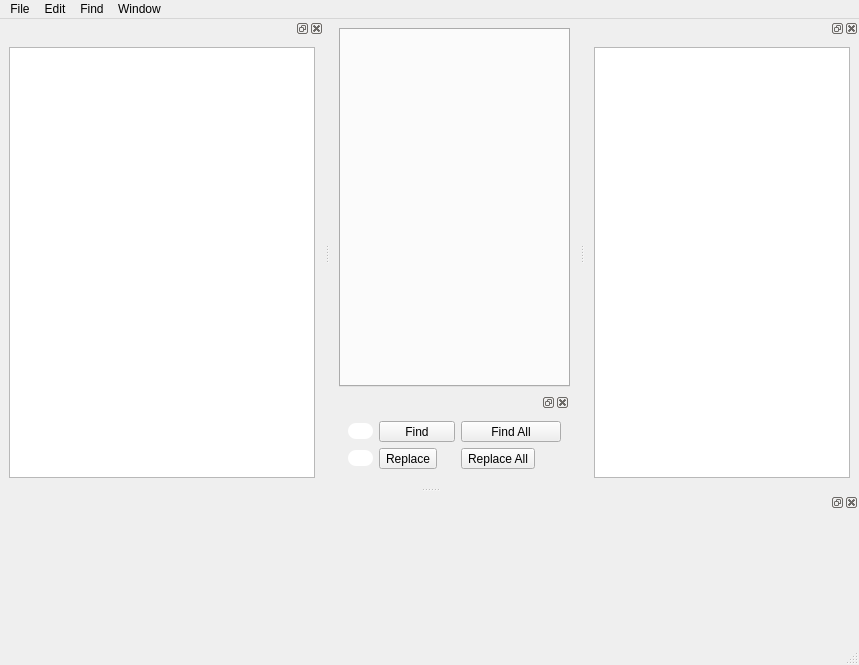
<?xml version="1.0" encoding="UTF-8"?>
<ui version="4.0">
 <class>MainWindow</class>
 <widget class="QMainWindow" name="MainWindow">
  <property name="geometry">
   <rect>
    <x>0</x>
    <y>0</y>
    <width>859</width>
    <height>665</height>
   </rect>
  </property>
  <property name="windowTitle">
   <string>MainWindow</string>
  </property>
  <widget class="QWidget" name="centralwidget">
   <layout class="QGridLayout" name="gridLayout_2">
    <item row="0" column="0">
     <layout class="QVBoxLayout" name="editorLayout">
      <item>
       <widget class="CustomEditorTab" name="editorTabWidget">
        <property name="tabsClosable">
         <bool>true</bool>
        </property>
       </widget>
      </item>
      <item>
       <widget class="QDockWidget" name="findReplaceWidget">
        <property name="sizePolicy">
         <sizepolicy hsizetype="Preferred" vsizetype="Fixed">
          <horstretch>0</horstretch>
          <verstretch>0</verstretch>
         </sizepolicy>
        </property>
        <property name="allowedAreas">
         <set>Qt::BottomDockWidgetArea</set>
        </property>
        <widget class="QWidget" name="findDockWidgetContents">
         <layout class="QGridLayout" name="gridLayout_3">
          <item row="0" column="0">
           <widget class="QLineEdit" name="findValue">
            <property name="styleSheet">
             <string notr="true">border-radius: 8px; color: rgb(0, 0, 0); background-color: rgb(255, 255, 255); </string>
            </property>
           </widget>
          </item>
          <item row="0" column="1">
           <widget class="QToolButton" name="findButton">
            <property name="minimumSize">
             <size>
              <width>76</width>
              <height>0</height>
             </size>
            </property>
            <property name="text">
             <string>Find</string>
            </property>
           </widget>
          </item>
          <item row="0" column="2">
           <widget class="QToolButton" name="findAllButton">
            <property name="minimumSize">
             <size>
              <width>100</width>
              <height>0</height>
             </size>
            </property>
            <property name="text">
             <string>Find All</string>
            </property>
           </widget>
          </item>
          <item row="1" column="0">
           <widget class="QLineEdit" name="replaceValue">
            <property name="styleSheet">
             <string notr="true">border-radius: 8px; color: rgb(0, 0, 0); background-color: rgb(255, 255, 255); </string>
            </property>
           </widget>
          </item>
          <item row="1" column="1">
           <widget class="QToolButton" name="replaceButton">
            <property name="text">
             <string>Replace</string>
            </property>
           </widget>
          </item>
          <item row="1" column="2">
           <widget class="QToolButton" name="replaceAllButton">
            <property name="text">
             <string>Replace All</string>
            </property>
           </widget>
          </item>
         </layout>
        </widget>
       </widget>
      </item>
     </layout>
    </item>
   </layout>
  </widget>
  <widget class="QMenuBar" name="menubar">
   <property name="geometry">
    <rect>
     <x>0</x>
     <y>0</y>
     <width>859</width>
     <height>31</height>
    </rect>
   </property>
   <widget class="QMenu" name="menuFile">
    <property name="title">
     <string>File</string>
    </property>
    <addaction name="actionNew"/>
    <addaction name="actionOpen_File"/>
    <addaction name="actionOpen_Directory"/>
    <addaction name="actionRecent"/>
    <addaction name="separator"/>
    <addaction name="actionSave"/>
    <addaction name="actionSaveAs"/>
    <addaction name="separator"/>
    <addaction name="actionCloseTab"/>
    <addaction name="actionCloseAllTab"/>
    <addaction name="separator"/>
    <addaction name="actionExit"/>
   </widget>
   <widget class="QMenu" name="menuEdit">
    <property name="title">
     <string>Edit</string>
    </property>
    <addaction name="actionCut"/>
    <addaction name="actionCopy"/>
    <addaction name="actionPaste"/>
    <addaction name="actionUndo"/>
    <addaction name="actionRedo"/>
    <addaction name="actionIndent"/>
    <addaction name="actionUnIndent"/>
    <addaction name="actionLineCut"/>
    <addaction name="actionLineCopy"/>
    <addaction name="actionLinePaste"/>
    <addaction name="actionLineTranspose"/>
    <addaction name="actionLineDuplicate"/>
    <addaction name="actionCommentUncomment"/>
    <addaction name="actionLineUp"/>
    <addaction name="actionLineDown"/>
    <addaction name="actionFoldAll"/>
    <addaction name="actionCurrentFold"/>
    <addaction name="actionUnFold"/>
   </widget>
   <widget class="QMenu" name="menuFind">
    <property name="title">
     <string>Find</string>
    </property>
    <addaction name="actionFind"/>
    <addaction name="actionFindAll"/>
    <addaction name="actionReplace"/>
    <addaction name="actionReplaceAll"/>
    <addaction name="actionGotoLine"/>
    <addaction name="actionHighlight"/>
    <addaction name="actionUpperCase"/>
    <addaction name="actionLowerCase"/>
    <addaction name="actionCamelCase"/>
   </widget>
   <widget class="QMenu" name="menuWindow">
    <property name="title">
     <string>Window</string>
    </property>
    <addaction name="actionPythonConsole"/>
   </widget>
   <addaction name="menuFile"/>
   <addaction name="menuEdit"/>
   <addaction name="menuFind"/>
   <addaction name="menuWindow"/>
  </widget>
  <widget class="QStatusBar" name="statusbar"/>
  <widget class="QDockWidget" name="directoryTreeDockWidget">
   <property name="sizePolicy">
    <sizepolicy hsizetype="MinimumExpanding" vsizetype="Preferred">
     <horstretch>0</horstretch>
     <verstretch>0</verstretch>
    </sizepolicy>
   </property>
   <property name="minimumSize">
    <size>
     <width>324</width>
     <height>297</height>
    </size>
   </property>
   <attribute name="dockWidgetArea">
    <number>1</number>
   </attribute>
   <widget class="QWidget" name="directoryDockWidgetContents">
    <layout class="QGridLayout" name="gridLayout">
     <item row="0" column="0">
      <widget class="DirectoryTree" name="directoryTreeView"/>
     </item>
    </layout>
   </widget>
  </widget>
  <widget class="QDockWidget" name="interpreterDockWidget">
   <property name="sizePolicy">
    <sizepolicy hsizetype="Preferred" vsizetype="MinimumExpanding">
     <horstretch>0</horstretch>
     <verstretch>0</verstretch>
    </sizepolicy>
   </property>
   <property name="minimumSize">
    <size>
     <width>105</width>
     <height>150</height>
    </size>
   </property>
   <attribute name="dockWidgetArea">
    <number>8</number>
   </attribute>
   <widget class="QWidget" name="interpreterDockWidgetContents">
    <widget class="EmbedIPython" name="interpreterWidget" native="true">
     <property name="geometry">
      <rect>
       <x>13</x>
       <y>13</y>
       <width>774</width>
       <height>91</height>
      </rect>
     </property>
    </widget>
   </widget>
  </widget>
  <widget class="QDockWidget" name="dockWidget">
   <attribute name="dockWidgetArea">
    <number>2</number>
   </attribute>
   <widget class="QWidget" name="dockWidgetContents_2">
    <layout class="QGridLayout" name="gridLayout_4">
     <item row="0" column="0">
      <widget class="DirectoryTree" name="directoryTreeView_2"/>
     </item>
    </layout>
   </widget>
  </widget>
  <action name="actionCtrl_N">
   <property name="text">
    <string>Ctrl+N</string>
   </property>
  </action>
  <action name="actionNew">
   <property name="text">
    <string>New                Ctrl+N</string>
   </property>
  </action>
  <action name="actionOpen_Directory">
   <property name="text">
    <string>Open Directory</string>
   </property>
  </action>
  <action name="actionExit">
   <property name="text">
    <string>Exit                  Alt+F4</string>
   </property>
  </action>
  <action name="actionCloseTab">
   <property name="text">
    <string>Close Tab        Ctrl+W</string>
   </property>
  </action>
  <action name="actionCloseAllTab">
   <property name="text">
    <string>Close All Tab</string>
   </property>
  </action>
  <action name="actionSave">
   <property name="text">
    <string>Save                Ctrl+S</string>
   </property>
  </action>
  <action name="actionSaveAs">
   <property name="text">
    <string>Save As</string>
   </property>
  </action>
  <action name="actionRecent">
   <property name="text">
    <string>Recent</string>
   </property>
  </action>
  <action name="actionCut">
   <property name="text">
    <string>Cut                  Ctrl+X</string>
   </property>
  </action>
  <action name="actionCopy">
   <property name="text">
    <string>Copy               Ctrl+C</string>
   </property>
  </action>
  <action name="actionPaste">
   <property name="text">
    <string>Paste               Ctrl+V</string>
   </property>
  </action>
  <action name="actionUndo">
   <property name="text">
    <string>Undo              Ctrl+Z</string>
   </property>
  </action>
  <action name="actionRedo">
   <property name="text">
    <string>Redo               Ctrl+Y</string>
   </property>
  </action>
  <action name="actionIndent">
   <property name="text">
    <string>Indent             Tab</string>
   </property>
  </action>
  <action name="actionUnIndent">
   <property name="text">
    <string>UnIndent        Shift+Tab</string>
   </property>
  </action>
  <action name="actionLineCut">
   <property name="text">
    <string>Line Cut          Ctrl+L</string>
   </property>
  </action>
  <action name="actionLineCopy">
   <property name="text">
    <string>Line Copy       Ctrl+Shift+T</string>
   </property>
  </action>
  <action name="actionLinePaste">
   <property name="text">
    <string>Line Paste       Ctrl+Shift+L</string>
   </property>
  </action>
  <action name="actionLineDuplicate">
   <property name="text">
    <string>Line Duplicate       Ctrl+D</string>
   </property>
  </action>
  <action name="actionLineTranspose">
   <property name="text">
    <string>Line Transpose      Ctrl+T</string>
   </property>
  </action>
  <action name="actionCommentUncomment">
   <property name="text">
    <string>Comment/Uncomment    Ctrl+/</string>
   </property>
  </action>
  <action name="actionGotoLine">
   <property name="text">
    <string>Goto Line        Ctrl+G</string>
   </property>
  </action>
  <action name="actionHighlight">
   <property name="text">
    <string>Highlight        Ctrl+M</string>
   </property>
  </action>
  <action name="actionUpperCase">
   <property name="text">
    <string>UpperCase       Alt+U</string>
   </property>
  </action>
  <action name="actionLowerCase">
   <property name="text">
    <string>LowerCase      Alt+L</string>
   </property>
  </action>
  <action name="actionCamelCase">
   <property name="text">
    <string>CamelCase     Alt+C</string>
   </property>
  </action>
  <action name="actionFind">
   <property name="text">
    <string>Find             Ctrl+F</string>
   </property>
  </action>
  <action name="actionFindAll">
   <property name="text">
    <string>Find All     Ctrl+Shift+F</string>
   </property>
  </action>
  <action name="actionReplace">
   <property name="text">
    <string>Replace        Ctrl+R</string>
   </property>
  </action>
  <action name="actionReplaceAll">
   <property name="text">
    <string>Replace All      Ctrl+Shift+R</string>
   </property>
  </action>
  <action name="actionLineUp">
   <property name="text">
    <string>Line Up          Ctrl+Shift+U</string>
   </property>
  </action>
  <action name="actionLineDown">
   <property name="text">
    <string>Line Down     Ctrl+Shift+D</string>
   </property>
  </action>
  <action name="actionFoldAll">
   <property name="text">
    <string>Fold All          Alt+F</string>
   </property>
  </action>
  <action name="actionCurrentFold">
   <property name="text">
    <string>Current Fold  Alt+C</string>
   </property>
  </action>
  <action name="actionUnFold">
   <property name="text">
    <string>UnFold          Alt+Z</string>
   </property>
  </action>
  <action name="actionPythonConsole">
   <property name="text">
    <string>Python Console</string>
   </property>
  </action>
  <action name="actionOpen_File">
   <property name="text">
    <string>Open File        Ctrl+O</string>
   </property>
  </action>
 </widget>
 <customwidgets>
  <customwidget>
   <class>DirectoryTree</class>
   <extends>QTreeView</extends>
   <header>scriptEditor.directoryTreeView</header>
  </customwidget>
  <customwidget>
   <class>EmbedIPython</class>
   <extends>QWidget</extends>
   <header>scriptEditor.interpreterWidget</header>
   <container>1</container>
  </customwidget>
  <customwidget>
   <class>CustomEditorTab</class>
   <extends>QTabWidget</extends>
   <header location="global">_widgets.editor.scintillaEditor</header>
   <container>1</container>
  </customwidget>
 </customwidgets>
 <resources/>
 <connections/>
</ui>
